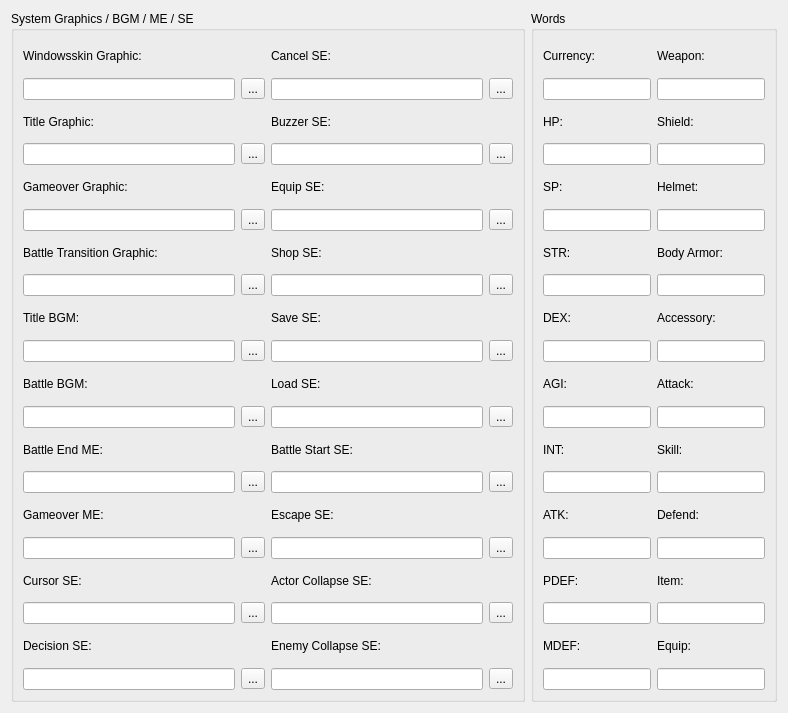
<?xml version="1.0" encoding="UTF-8"?>
<ui version="4.0">
 <class>EditSystem</class>
 <widget class="QWidget" name="EditSystem">
  <property name="geometry">
   <rect>
    <x>0</x>
    <y>0</y>
    <width>788</width>
    <height>713</height>
   </rect>
  </property>
  <property name="windowTitle">
   <string>Form</string>
  </property>
  <layout class="QGridLayout" name="gridLayout_5">
   <item row="0" column="0">
    <widget class="QGroupBox" name="groupBox">
     <property name="title">
      <string>System Graphics / BGM / ME / SE</string>
     </property>
     <layout class="QGridLayout" name="gridLayout_2">
      <item row="0" column="0">
       <layout class="QGridLayout" name="gridLayout">
        <item row="0" column="0" colspan="2">
         <widget class="QLabel" name="label_9">
          <property name="text">
           <string>Windowsskin Graphic:</string>
          </property>
         </widget>
        </item>
        <item row="3" column="1">
         <widget class="QToolButton" name="toolButton_3">
          <property name="text">
           <string>...</string>
          </property>
         </widget>
        </item>
        <item row="3" column="2">
         <widget class="QLineEdit" name="lineEdit_4">
          <property name="readOnly">
           <bool>true</bool>
          </property>
         </widget>
        </item>
        <item row="14" column="0">
         <widget class="QLineEdit" name="lineEdit_13">
          <property name="readOnly">
           <bool>true</bool>
          </property>
         </widget>
        </item>
        <item row="8" column="3">
         <widget class="QToolButton" name="toolButton_7">
          <property name="text">
           <string>...</string>
          </property>
         </widget>
        </item>
        <item row="6" column="3">
         <widget class="QToolButton" name="toolButton_6">
          <property name="text">
           <string>...</string>
          </property>
         </widget>
        </item>
        <item row="12" column="1">
         <widget class="QToolButton" name="toolButton_12">
          <property name="text">
           <string>...</string>
          </property>
         </widget>
        </item>
        <item row="10" column="3">
         <widget class="QToolButton" name="toolButton_10">
          <property name="text">
           <string>...</string>
          </property>
         </widget>
        </item>
        <item row="10" column="0">
         <widget class="QLineEdit" name="lineEdit_9">
          <property name="readOnly">
           <bool>true</bool>
          </property>
         </widget>
        </item>
        <item row="1" column="2">
         <widget class="QLineEdit" name="lineEdit_2">
          <property name="readOnly">
           <bool>true</bool>
          </property>
         </widget>
        </item>
        <item row="6" column="0">
         <widget class="QLineEdit" name="lineEdit_5">
          <property name="readOnly">
           <bool>true</bool>
          </property>
         </widget>
        </item>
        <item row="9" column="0" colspan="2">
         <widget class="QLabel" name="label_12">
          <property name="text">
           <string>Title BGM:</string>
          </property>
         </widget>
        </item>
        <item row="10" column="1">
         <widget class="QToolButton" name="toolButton_9">
          <property name="text">
           <string>...</string>
          </property>
         </widget>
        </item>
        <item row="0" column="2" colspan="2">
         <widget class="QLabel" name="label_2">
          <property name="text">
           <string>Cancel SE:</string>
          </property>
         </widget>
        </item>
        <item row="14" column="3">
         <widget class="QToolButton" name="toolButton_13">
          <property name="text">
           <string>...</string>
          </property>
         </widget>
        </item>
        <item row="7" column="2" colspan="2">
         <widget class="QLabel" name="label_8">
          <property name="text">
           <string>Shop SE:</string>
          </property>
         </widget>
        </item>
        <item row="5" column="0" colspan="2">
         <widget class="QLabel" name="label_4">
          <property name="text">
           <string>Gameover Graphic:</string>
          </property>
         </widget>
        </item>
        <item row="2" column="0" colspan="2">
         <widget class="QLabel" name="label">
          <property name="text">
           <string>Title Graphic:</string>
          </property>
         </widget>
        </item>
        <item row="8" column="0">
         <widget class="QLineEdit" name="lineEdit_7">
          <property name="readOnly">
           <bool>true</bool>
          </property>
         </widget>
        </item>
        <item row="11" column="2" colspan="2">
         <widget class="QLabel" name="label_14">
          <property name="text">
           <string>Load SE:</string>
          </property>
         </widget>
        </item>
        <item row="5" column="2" colspan="2">
         <widget class="QLabel" name="label_5">
          <property name="text">
           <string>Equip SE:</string>
          </property>
         </widget>
        </item>
        <item row="12" column="3">
         <widget class="QToolButton" name="toolButton_11">
          <property name="text">
           <string>...</string>
          </property>
         </widget>
        </item>
        <item row="1" column="1">
         <widget class="QToolButton" name="toolButton">
          <property name="text">
           <string>...</string>
          </property>
         </widget>
        </item>
        <item row="18" column="0">
         <widget class="QLineEdit" name="lineEdit_17">
          <property name="readOnly">
           <bool>true</bool>
          </property>
         </widget>
        </item>
        <item row="14" column="1">
         <widget class="QToolButton" name="toolButton_14">
          <property name="text">
           <string>...</string>
          </property>
         </widget>
        </item>
        <item row="1" column="0">
         <widget class="QLineEdit" name="lineEdit">
          <property name="readOnly">
           <bool>true</bool>
          </property>
         </widget>
        </item>
        <item row="12" column="2">
         <widget class="QLineEdit" name="lineEdit_12">
          <property name="readOnly">
           <bool>true</bool>
          </property>
         </widget>
        </item>
        <item row="6" column="2">
         <widget class="QLineEdit" name="lineEdit_6">
          <property name="readOnly">
           <bool>true</bool>
          </property>
         </widget>
        </item>
        <item row="7" column="0" colspan="2">
         <widget class="QLabel" name="label_7">
          <property name="text">
           <string>Battle Transition Graphic:</string>
          </property>
         </widget>
        </item>
        <item row="16" column="0">
         <widget class="QLineEdit" name="lineEdit_15">
          <property name="readOnly">
           <bool>true</bool>
          </property>
         </widget>
        </item>
        <item row="8" column="1">
         <widget class="QToolButton" name="toolButton_8">
          <property name="text">
           <string>...</string>
          </property>
         </widget>
        </item>
        <item row="3" column="3">
         <widget class="QToolButton" name="toolButton_4">
          <property name="text">
           <string>...</string>
          </property>
         </widget>
        </item>
        <item row="1" column="3">
         <widget class="QToolButton" name="toolButton_2">
          <property name="text">
           <string>...</string>
          </property>
         </widget>
        </item>
        <item row="18" column="2">
         <widget class="QLineEdit" name="lineEdit_18">
          <property name="readOnly">
           <bool>true</bool>
          </property>
         </widget>
        </item>
        <item row="10" column="2">
         <widget class="QLineEdit" name="lineEdit_10">
          <property name="readOnly">
           <bool>true</bool>
          </property>
         </widget>
        </item>
        <item row="8" column="2">
         <widget class="QLineEdit" name="lineEdit_8">
          <property name="readOnly">
           <bool>true</bool>
          </property>
         </widget>
        </item>
        <item row="13" column="0" colspan="2">
         <widget class="QLabel" name="label_17">
          <property name="text">
           <string>Battle End ME:</string>
          </property>
         </widget>
        </item>
        <item row="12" column="0">
         <widget class="QLineEdit" name="lineEdit_11">
          <property name="readOnly">
           <bool>true</bool>
          </property>
         </widget>
        </item>
        <item row="14" column="2">
         <widget class="QLineEdit" name="lineEdit_14">
          <property name="readOnly">
           <bool>true</bool>
          </property>
         </widget>
        </item>
        <item row="3" column="0">
         <widget class="QLineEdit" name="lineEdit_3">
          <property name="readOnly">
           <bool>true</bool>
          </property>
         </widget>
        </item>
        <item row="13" column="2" colspan="2">
         <widget class="QLabel" name="label_18">
          <property name="text">
           <string>Battle Start SE:</string>
          </property>
         </widget>
        </item>
        <item row="2" column="2" colspan="2">
         <widget class="QLabel" name="label_10">
          <property name="text">
           <string>Buzzer SE:</string>
          </property>
         </widget>
        </item>
        <item row="9" column="2" colspan="2">
         <widget class="QLabel" name="label_13">
          <property name="text">
           <string>Save SE:</string>
          </property>
         </widget>
        </item>
        <item row="6" column="1">
         <widget class="QToolButton" name="toolButton_5">
          <property name="text">
           <string>...</string>
          </property>
         </widget>
        </item>
        <item row="11" column="0" colspan="2">
         <widget class="QLabel" name="label_11">
          <property name="text">
           <string>Battle BGM:</string>
          </property>
         </widget>
        </item>
        <item row="16" column="2">
         <widget class="QLineEdit" name="lineEdit_16">
          <property name="readOnly">
           <bool>true</bool>
          </property>
         </widget>
        </item>
        <item row="20" column="0">
         <widget class="QLineEdit" name="lineEdit_19">
          <property name="readOnly">
           <bool>true</bool>
          </property>
         </widget>
        </item>
        <item row="20" column="2">
         <widget class="QLineEdit" name="lineEdit_20">
          <property name="readOnly">
           <bool>true</bool>
          </property>
         </widget>
        </item>
        <item row="16" column="1">
         <widget class="QToolButton" name="toolButton_15">
          <property name="text">
           <string>...</string>
          </property>
         </widget>
        </item>
        <item row="15" column="0" colspan="2">
         <widget class="QLabel" name="label_21">
          <property name="text">
           <string>Gameover ME:</string>
          </property>
         </widget>
        </item>
        <item row="15" column="2" colspan="2">
         <widget class="QLabel" name="label_20">
          <property name="text">
           <string>Escape SE:</string>
          </property>
         </widget>
        </item>
        <item row="16" column="3">
         <widget class="QToolButton" name="toolButton_16">
          <property name="text">
           <string>...</string>
          </property>
         </widget>
        </item>
        <item row="17" column="0" colspan="2">
         <widget class="QLabel" name="label_16">
          <property name="text">
           <string>Cursor SE:</string>
          </property>
         </widget>
        </item>
        <item row="17" column="2" colspan="2">
         <widget class="QLabel" name="label_19">
          <property name="text">
           <string>Actor Collapse SE:</string>
          </property>
         </widget>
        </item>
        <item row="18" column="3">
         <widget class="QToolButton" name="toolButton_17">
          <property name="text">
           <string>...</string>
          </property>
         </widget>
        </item>
        <item row="18" column="1">
         <widget class="QToolButton" name="toolButton_18">
          <property name="text">
           <string>...</string>
          </property>
         </widget>
        </item>
        <item row="19" column="0" colspan="2">
         <widget class="QLabel" name="label_23">
          <property name="text">
           <string>Decision SE:</string>
          </property>
         </widget>
        </item>
        <item row="19" column="2" colspan="2">
         <widget class="QLabel" name="label_22">
          <property name="text">
           <string>Enemy Collapse SE:</string>
          </property>
         </widget>
        </item>
        <item row="20" column="3">
         <widget class="QToolButton" name="toolButton_19">
          <property name="text">
           <string>...</string>
          </property>
         </widget>
        </item>
        <item row="20" column="1">
         <widget class="QToolButton" name="toolButton_20">
          <property name="text">
           <string>...</string>
          </property>
         </widget>
        </item>
       </layout>
      </item>
     </layout>
    </widget>
   </item>
   <item row="0" column="1">
    <widget class="QGroupBox" name="groupBox_2">
     <property name="title">
      <string>Words</string>
     </property>
     <layout class="QGridLayout" name="gridLayout_3">
      <item row="0" column="0">
       <layout class="QGridLayout" name="gridLayout_4">
        <item row="0" column="0" colspan="2">
         <widget class="QLabel" name="label_15">
          <property name="text">
           <string>Currency:</string>
          </property>
         </widget>
        </item>
        <item row="9" column="0" colspan="2">
         <widget class="QLabel" name="label_24">
          <property name="text">
           <string>DEX:</string>
          </property>
         </widget>
        </item>
        <item row="0" column="2" colspan="2">
         <widget class="QLabel" name="label_3">
          <property name="text">
           <string>Weapon:</string>
          </property>
         </widget>
        </item>
        <item row="7" column="2" colspan="2">
         <widget class="QLabel" name="label_25">
          <property name="text">
           <string>Body Armor:</string>
          </property>
         </widget>
        </item>
        <item row="5" column="0" colspan="2">
         <widget class="QLabel" name="label_6">
          <property name="text">
           <string>SP:</string>
          </property>
         </widget>
        </item>
        <item row="2" column="0" colspan="2">
         <widget class="QLabel" name="label_26">
          <property name="text">
           <string>HP:</string>
          </property>
         </widget>
        </item>
        <item row="11" column="2" colspan="2">
         <widget class="QLabel" name="label_27">
          <property name="text">
           <string>Attack:</string>
          </property>
         </widget>
        </item>
        <item row="5" column="2" colspan="2">
         <widget class="QLabel" name="label_28">
          <property name="text">
           <string>Helmet:</string>
          </property>
         </widget>
        </item>
        <item row="7" column="0" colspan="2">
         <widget class="QLabel" name="label_29">
          <property name="text">
           <string>STR:</string>
          </property>
         </widget>
        </item>
        <item row="13" column="0" colspan="2">
         <widget class="QLabel" name="label_30">
          <property name="text">
           <string>INT:</string>
          </property>
         </widget>
        </item>
        <item row="13" column="2" colspan="2">
         <widget class="QLabel" name="label_31">
          <property name="text">
           <string>Skill:</string>
          </property>
         </widget>
        </item>
        <item row="2" column="2" colspan="2">
         <widget class="QLabel" name="label_32">
          <property name="text">
           <string>Shield:</string>
          </property>
         </widget>
        </item>
        <item row="9" column="2" colspan="2">
         <widget class="QLabel" name="label_33">
          <property name="text">
           <string>Accessory:</string>
          </property>
         </widget>
        </item>
        <item row="11" column="0" colspan="2">
         <widget class="QLabel" name="label_34">
          <property name="text">
           <string>AGI:</string>
          </property>
         </widget>
        </item>
        <item row="15" column="0" colspan="2">
         <widget class="QLabel" name="label_35">
          <property name="text">
           <string>ATK:</string>
          </property>
         </widget>
        </item>
        <item row="15" column="2" colspan="2">
         <widget class="QLabel" name="label_36">
          <property name="text">
           <string>Defend:</string>
          </property>
         </widget>
        </item>
        <item row="17" column="0" colspan="2">
         <widget class="QLabel" name="label_37">
          <property name="text">
           <string>PDEF:</string>
          </property>
         </widget>
        </item>
        <item row="17" column="2" colspan="2">
         <widget class="QLabel" name="label_38">
          <property name="text">
           <string>Item:</string>
          </property>
         </widget>
        </item>
        <item row="19" column="0" colspan="2">
         <widget class="QLabel" name="label_39">
          <property name="text">
           <string>MDEF:</string>
          </property>
         </widget>
        </item>
        <item row="19" column="2" colspan="2">
         <widget class="QLabel" name="label_40">
          <property name="text">
           <string>Equip:</string>
          </property>
         </widget>
        </item>
        <item row="1" column="0" colspan="2">
         <widget class="QLineEdit" name="lineEdit_28"/>
        </item>
        <item row="3" column="0" colspan="2">
         <widget class="QLineEdit" name="lineEdit_37"/>
        </item>
        <item row="1" column="2" colspan="2">
         <widget class="QLineEdit" name="lineEdit_24"/>
        </item>
        <item row="3" column="2" colspan="2">
         <widget class="QLineEdit" name="lineEdit_21"/>
        </item>
        <item row="6" column="2" colspan="2">
         <widget class="QLineEdit" name="lineEdit_30"/>
        </item>
        <item row="8" column="2" colspan="2">
         <widget class="QLineEdit" name="lineEdit_34"/>
        </item>
        <item row="10" column="2" colspan="2">
         <widget class="QLineEdit" name="lineEdit_33"/>
        </item>
        <item row="12" column="2" colspan="2">
         <widget class="QLineEdit" name="lineEdit_29"/>
        </item>
        <item row="14" column="2" colspan="2">
         <widget class="QLineEdit" name="lineEdit_36"/>
        </item>
        <item row="6" column="0" colspan="2">
         <widget class="QLineEdit" name="lineEdit_25"/>
        </item>
        <item row="8" column="0" colspan="2">
         <widget class="QLineEdit" name="lineEdit_26"/>
        </item>
        <item row="10" column="0" colspan="2">
         <widget class="QLineEdit" name="lineEdit_23"/>
        </item>
        <item row="12" column="0" colspan="2">
         <widget class="QLineEdit" name="lineEdit_35"/>
        </item>
        <item row="14" column="0" colspan="2">
         <widget class="QLineEdit" name="lineEdit_22"/>
        </item>
        <item row="16" column="0" colspan="2">
         <widget class="QLineEdit" name="lineEdit_31"/>
        </item>
        <item row="18" column="0" colspan="2">
         <widget class="QLineEdit" name="lineEdit_27"/>
        </item>
        <item row="20" column="0" colspan="2">
         <widget class="QLineEdit" name="lineEdit_39"/>
        </item>
        <item row="16" column="2" colspan="2">
         <widget class="QLineEdit" name="lineEdit_38"/>
        </item>
        <item row="18" column="2" colspan="2">
         <widget class="QLineEdit" name="lineEdit_32"/>
        </item>
        <item row="20" column="2" colspan="2">
         <widget class="QLineEdit" name="lineEdit_40"/>
        </item>
       </layout>
      </item>
     </layout>
    </widget>
   </item>
  </layout>
 </widget>
 <resources/>
 <connections/>
</ui>
